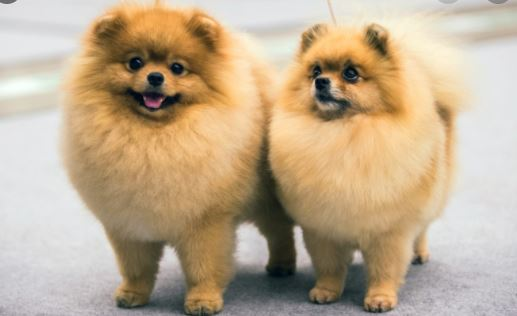
#> input picture CHAPTER7/images/dog.JPG, 517 x 316 px, found by its file name
$ python 07.edge_DOG.py   (older library calls are emulated)
#> lines starting #> are read from the running program, lines starting #| are printed output that depends on the picture
import numpy as np, cv2

image = cv2.imread("images/dog.jpg", cv2.IMREAD_GRAYSCALE)
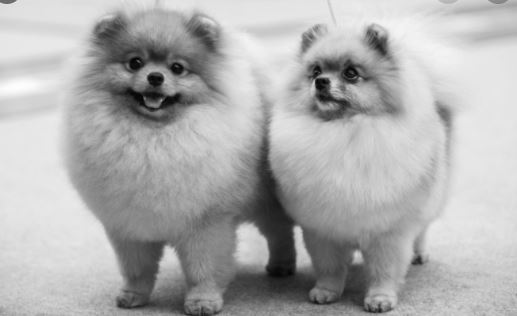
#> image: shape (316, 517); min 0, max 254, mean 174.2
if image is None: raise Exception("영상파일 읽기 오류")

gaus = cv2.GaussianBlur(image, (7, 7), 0, 0)    # 가우시안 마스크 적용
dst1 = cv2.Laplacian(gaus, cv2.CV_16S, 7)   # 라플라시안 수행
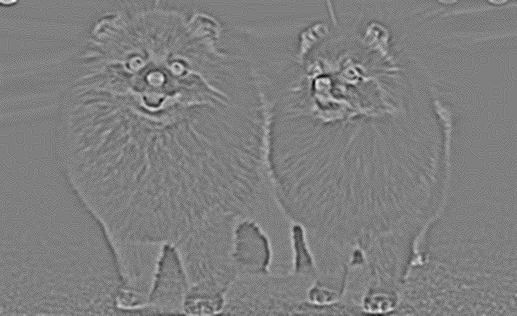
#> dst1: shape (316, 517) int16; min -24, max 24, mean 0; drawn with min black and max white

gaus1 = cv2.GaussianBlur(image, (3, 3), 0)
gaus2 = cv2.GaussianBlur(image, (9, 9), 0)
dst2 = gaus1 - gaus2
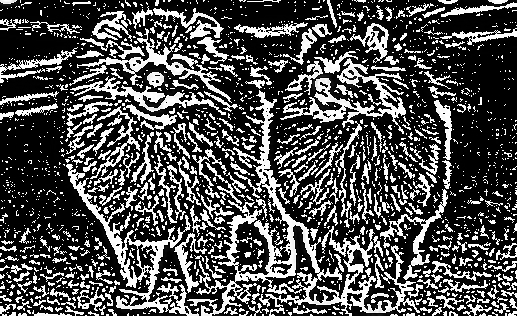
#> dst2: shape (316, 517); min 0, max 255, mean 78.5

cv2.imshow("image", image)
cv2.imshow("dst1- LoG", dst1.astype('uint8'))
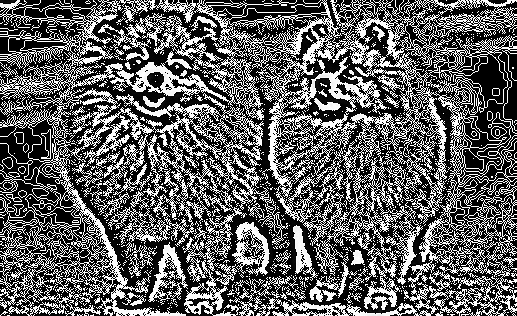
#> window 'dst1- LoG': shape (316, 517); min 0, max 255, mean 96.9
cv2.imshow("dst2- DoG", dst2)
cv2.waitKey(0)
